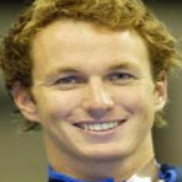
#> input picture server/ai/data/sample_training/Aaron_Peirsol/Aaron_Peirsol_0003.png, 182 x 182 px; its folder holds only this picture in this run
$ jupyter execute --allow-errors 'Face Recognition - Generate Eigenface Classifiers.ipynb'   (shell and % lines are left out)
#> lines starting #> are read from the running program, lines starting #| are printed output that depends on the picture
# Face Recognition - Generate Eigenface Classifiers

This notebook tests face detection and recognition from sample images

[cell 1]
import cv2, cv2.face
import os, os.path
import numpy as np
from PIL import Image

[cell 2]
# constants
CASCADE_PATH = './data/haarcascades/'
CASCADE_NAME = './haarcascade_frontalface_default.xml'
SAMPLE_TRAINING = './data/sample_training/'
SAMPLE_TESTING = './data/sample_testing/'

[cell 3]
# Viola-Jones classifier for Haar feature extraction
cascader = cv2.CascadeClassifier(os.path.join(CASCADE_PATH, CASCADE_NAME))
cascader_kwargs = { # setup detection args here
    'scaleFactor': 1.1,
    'minNeighbors': 1,
    'flags': 0
}

#> (a cell that did not finish here is left out)

[cell 5]
# function that gets images with respective labels from a given folder
def get_images_and_labels(folder, debug=False, debug_faces=True):

#> called with folder = './data/sample_training/', debug = False, debug_faces = False
    labels = []
    images = []

    for label in os.listdir(folder):

        if debug: print(label)
        added = 0
        path = os.path.join(folder, label)

        if os.path.isdir(path):

            for filename in os.listdir(path):

                ok = 0

                try:
                    image_path = os.path.join(path, filename)

                    # get grayscale image
                    image_pil = Image.open(image_path).convert('L')
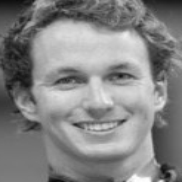
#> image_pil: PIL image 182x182 L; min 11, max 255, mean 132.3
                    image = np.array(image_pil, 'uint8')

                    # Alternative for Eigenfaces
                    images.append(image)
                    labels.append(label)
                    ok = 1

                    '''

                    # get the face using Viola-Jones detector
                    faces = cascader.detectMultiScale(image, **cascader_kwargs)
                    for (x, y, w, h) in faces:
                        images.append(image[y:y+h, x:x+w])
                        labels.append(label)
                        if debug_faces:
                            cv2.imshow('Adding faces to training set...', image[y:y+h, x:x+w])
                            cv2.waitKey(50)
                    ok += len(faces)
                    '''


                except:
                    pass

                if debug: print('\t' + filename + (' [%d face]' % ok))
                if ok: added += 1

        if debug: print('[Added %d images]' % added)
#> pass 2 of the loop in get_images_and_labels, `for label in os.listdir(folder):`:
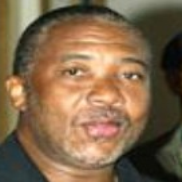
#> input picture server/ai/data/sample_training/Charles_Taylor/Charles_Taylor_0001.png, 182 x 182 px
#> in get_images_and_labels, `image_pil = Image.open(image_path).convert('L')`:
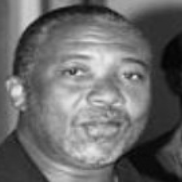
#> image_pil: PIL image 182x182 L; min 3, max 235, mean 107.4

    if debug_faces:
        cv2.destroyAllWindows()

    return images, labels

[cell 6]
# try getting labels from sample images folder
training_set = get_images_and_labels(SAMPLE_TRAINING, debug=False, debug_faces=False)
print('Collected %d images\n' % len(training_set[0]))

[cell 7]
# Perform the training
images, labels = training_set
#> (the rest of this cell did not finish here and is left out)

#> (a cell that did not finish here is left out)
